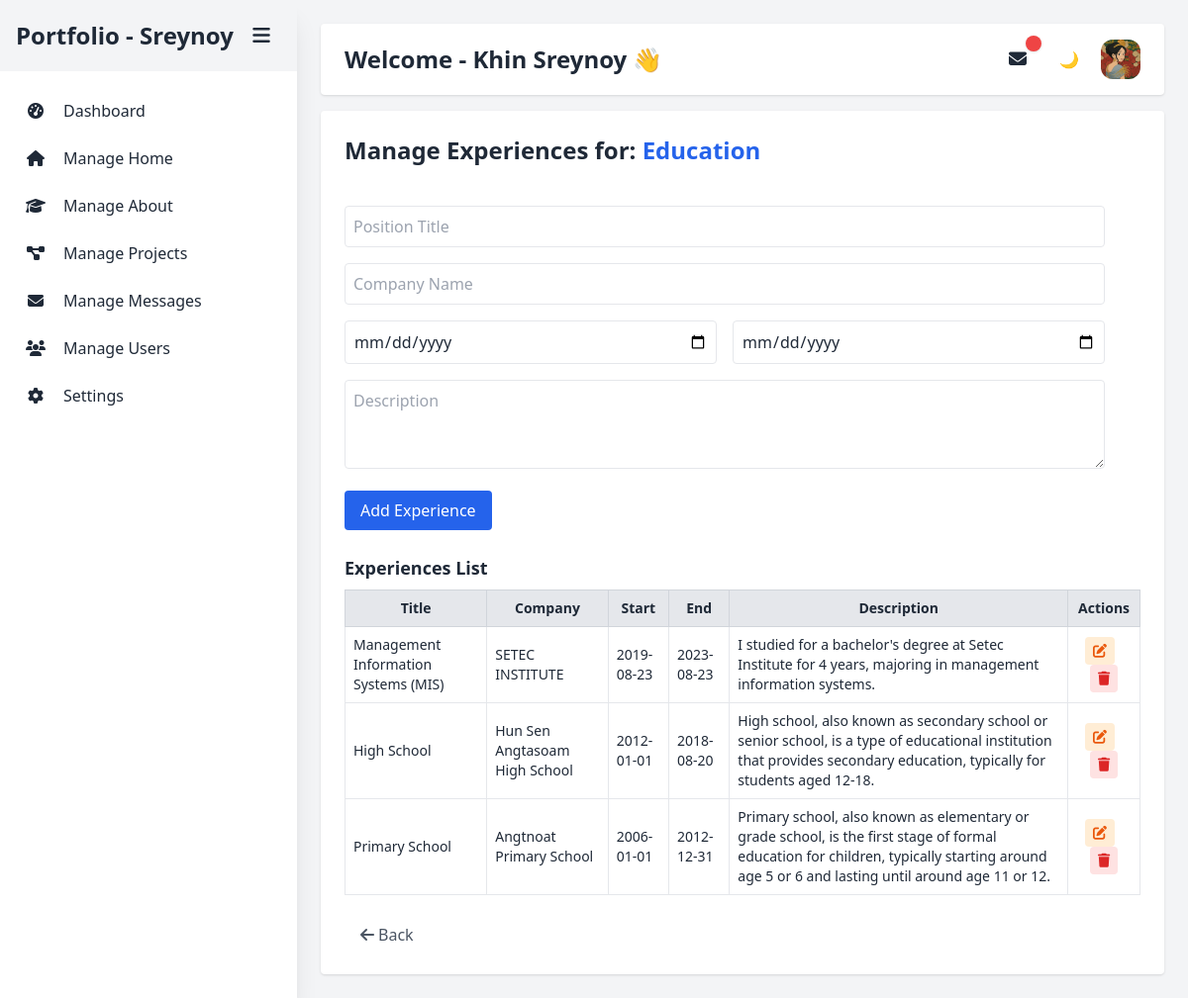
The page /experiences.php?about_id=3 (signed in) on the database its author committed.
### tables this page shows
CREATE TABLE IF NOT EXISTS `users` (
  `id` int NOT NULL AUTO_INCREMENT,
  `username` varchar(50) NOT NULL,
  `email` varchar(100) NOT NULL,
  `password` varchar(255) DEFAULT NULL,
  `full_name` varchar(100) DEFAULT NULL,
  `user_profile` varchar(255) DEFAULT NULL,
  `role` varchar(20) DEFAULT NULL,
  `created_at` timestamp NULL DEFAULT CURRENT_TIMESTAMP,
  `updated_at` timestamp NULL DEFAULT CURRENT_TIMESTAMP ON UPDATE CURRENT_TIMESTAMP,
  `is_default_admin` tinyint(1) DEFAULT '0',
  PRIMARY KEY (`id`),
  UNIQUE KEY `email` (`email`)
);

CREATE TABLE IF NOT EXISTS `about` (
  `id` int NOT NULL AUTO_INCREMENT,
  `title` varchar(100) DEFAULT NULL,
  `description` text,
  `lang` varchar(10) DEFAULT 'en',
  `created_at` timestamp NULL DEFAULT CURRENT_TIMESTAMP,
  `updated_at` timestamp NULL DEFAULT CURRENT_TIMESTAMP ON UPDATE CURRENT_TIMESTAMP,
  PRIMARY KEY (`id`)
);

CREATE TABLE IF NOT EXISTS `experiences` (
  `id` int NOT NULL AUTO_INCREMENT,
  `about_id` int NOT NULL,
  `title` varchar(100) DEFAULT NULL,
  `company` varchar(100) DEFAULT NULL,
  `start_date` date DEFAULT NULL,
  `end_date` date DEFAULT NULL,
  `description` text,
  `created_at` timestamp NULL DEFAULT CURRENT_TIMESTAMP,
  `updated_at` timestamp NULL DEFAULT CURRENT_TIMESTAMP ON UPDATE CURRENT_TIMESTAMP,
  `order` int DEFAULT '0',
  PRIMARY KEY (`id`),
  KEY `about_id` (`about_id`)
);

### experiences.php (the view, shortened to what this page needs)
<?php include 'includes/header.php'; ?>
<?php
    $about_id = isset($_GET['about_id']) ? intval($_GET['about_id']) : 0;
    $about = $conn->query("SELECT * FROM about WHERE id = $about_id")->fetch_assoc();
    $experiences = $conn->query("SELECT * FROM experiences WHERE about_id = $about_id ORDER BY start_date DESC");
    $editExp = null;
?>
<div class="flex min-h-screen">
    <?php include 'includes/sidebar.php'; ?>
    <main class="flex-1 p-6">
        <?php  include 'includes/topbar.php'; ?>
        <div class="max-w-full mx-auto bg-white dark:bg-gray-800 p-6 rounded shadow">
            <h2 class="text-2xl font-bold mb-4">
                Manage Experiences for:
                <span class="text-blue-600"><?= htmlspecialchars($about['title']) ?></span>
            </h2>
            <form method="POST" class="my-6 space-y-4 max-w-3xl">
                <input type="text" name="title" placeholder="Position Title" class="w-full dark:bg-gray-700 p-2 border dark:border-gray-800 rounded"
                    value="<?= htmlspecialchars($editExp['title'] ?? '') ?>">
                <input type="text" name="company" placeholder="Company Name" class="w-full dark:bg-gray-700 p-2 border dark:border-gray-800 rounded"
                    value="<?= htmlspecialchars($editExp['company'] ?? '') ?>">
                <div class="grid grid-cols-2 gap-4">
                    <input type="date" name="start_date" class="dark:bg-gray-700 p-2 border dark:border-gray-800 rounded w-full"
                        value="<?= htmlspecialchars($editExp['start_date'] ?? '') ?>">
                    <input type="date" name="end_date" class="dark:bg-gray-700 p-2 border dark:border-gray-800 rounded w-full"
                        value="<?= htmlspecialchars($editExp['end_date'] ?? '') ?>">
                </div>
                <textarea name="description" placeholder="Description" class="w-full dark:bg-gray-700 p-2 border dark:border-gray-800 rounded" rows="3"><?= htmlspecialchars($editExp['description'] ?? '') ?></textarea>
                <button type="submit" class="bg-blue-600 text-white px-4 py-2 rounded hover:bg-blue-700">
                    <?= $editExp ? 'Update Experience' : 'Add Experience' ?>
                </button>
            </form>
            <h3 class="text-lg font-semibold mb-2">Experiences List</h3>
            <table class="w-full border-collapse border text-sm">
                <thead class="bg-gray-200 dark:bg-gray-700">
                    <tr>
                        <th class="p-2 border border-gray-300 dark:border-gray-500">Title</th>
                        <th class="p-2 border border-gray-300 dark:border-gray-500">Company</th>
                        <th class="p-2 border border-gray-300 dark:border-gray-500">Start</th>
                        <th class="p-2 border border-gray-300 dark:border-gray-500">End</th>
                        <th class="p-2 border border-gray-300 dark:border-gray-500">Description</th>
                        <th class="p-2 border border-gray-300 dark:border-gray-500">Actions</th>
                    </tr>
                </thead>
                <tbody>
                <?php while ($exp = $experiences->fetch_assoc()): ?>
                    <tr class="border-b">
                        <td class="p-2 border dark:border-gray-500"><?= htmlspecialchars($exp['title']) ?></td>
                        <td class="p-2 border dark:border-gray-500"><?= htmlspecialchars($exp['company']) ?></td>
                        <td class="p-2 border dark:border-gray-500"><?= $exp['start_date'] ?></td>
                        <td class="p-2 border dark:border-gray-500">
                            <?= ($exp['end_date'] === '0000-00-00' || $exp['end_date'] === null) ? 'Present' : htmlspecialchars($exp['end_date']) ?>
                        </td>
                        <td class="p-2 border dark:border-gray-500"><?= htmlspecialchars($exp['description']) ?></td>
                        <td class="p-2 border dark:border-gray-500 text-center">
                            <a href="experiences.php?edit=<?= $exp['id'] ?>&about_id=<?= $about_id ?>" class="inline-block text-sm px-2 py-1 mr-2 rounded bg-orange-100 text-orange-600">
                                <i class="fa-solid fa-pen-to-square"></i>
                            </a>
                            <a href="?delete=<?= $exp['id'] ?>&about_id=<?= $about_id ?>" onclick="return confirm('Delete this experience?')" class="inline-block text-sm px-2 py-1 rounded bg-red-100 text-red-600">
                                <i class="fa-solid fa-trash"></i>
                            </a>
                        </td>
                    </tr>
                <?php endwhile; ?>
                </tbody>
            </table>
            <div class="mt-6">
                <?php
                    $link = 'about.php';
                    include "components/back-button.php";
                ?>
            </div>
        </div>
    </main>
</div>
<?php include 'includes/footer.php'; ?>

### includes/header.php (shortened to what this page needs)
<?php
    require_once 'includes/db.php';
    $siteTitle = 'Admin Dashboard';
    $userName = 'Admin';
    if (isset($_SESSION['admin_id'])) {
        $adminId = $_SESSION['admin_id'];
        $stmt = $conn->prepare("SELECT username, full_name, user_profile FROM users WHERE id = ?");
        $stmt->bind_param("i", $adminId);
        $stmt->execute();
        $stmt->bind_result($username, $full_name, $user_profile);
        $siteTitle = $full_name ?: $siteTitle;
        $userName = $username ?: $userName;
        if (!empty($user_profile)) {
            if (filter_var($user_profile, FILTER_VALIDATE_URL)) {
                $userProfile = $user_profile;
            } elseif (file_exists($user_profile)) {
                $userProfile = $user_profile;
            }
        }
    }
?>
<!DOCTYPE html>
<html lang="en" class="">
<head>
    <script src="https://cdn.tailwindcss.com"></script>
    <link rel="stylesheet" href="https://cdnjs.cloudflare.com/ajax/libs/font-awesome/6.7.2/css/all.min.css" />
</head>
<body class="bg-gray-100 dark:bg-gray-900 text-gray-800 dark:text-gray-100">

### includes/sidebar.php (shortened to what this page needs)
<?php
$currentPage = basename($_SERVER['PHP_SELF']);
?>
<aside id="sidebar" class="sticky top-0 h-screen bg-white dark:bg-gray-800 shadow-xl transition-all duration-300 ease-in-out overflow-hidden w-1/3 xl:w-1/6 lg:w-1/4">
    <nav>
        <div class="flex items-center justify-between bg-gray-100 dark:bg-gray-700 py-4 px-4">
            <h2 class="menu-title text-2xl font-bold capitalize">Portfolio - <?= htmlspecialchars($userName) ?></h2>
            <button id="toggleSidebar" class="flex items-center justify-center w-10 h-10 hover:bg-gray-300/50 p-2 text-xl rounded-lg" title="Toggle Menu">
                <i class="fas fa-bars"></i>
            </button>
        </div>
        <ul class="mt-4">
            <li>
                <a href="dashboard.php"
                   class="menu-item flex items-center gap-2 py-1 px-4 hover:bg-gray-200 dark:hover:bg-gray-700 block <?= $currentPage === 'dashboard.php' ? 'bg-gray-100 dark:bg-gray-700 font-semibold' : '' ?>">
                   <div class="flex items-center justify-center w-10 h-10"><i class="fas fa-tachometer-alt"></i> </div>
                    <span class="menu-text">Dashboard</span>
                </a>
            </li>
            <li>
                <a href="home.php"
                   class="menu-item flex items-center gap-2 py-1 px-4 hover:bg-gray-200 dark:hover:bg-gray-700 block <?= $currentPage === 'home.php' ? 'bg-gray-100 dark:bg-gray-700 font-semibold' : '' ?>">
                    <div class="flex items-center justify-center w-10 h-10"><i class="fas fa-home"></i> </div>
                    <span class="menu-text">Manage Home</span>
                </a>
            </li>
            <li>
                <a href="about.php"
                   class="menu-item flex items-center gap-2 py-1 px-4 hover:bg-gray-200 dark:hover:bg-gray-700 block <?= $currentPage === 'about.php' ? 'bg-gray-100 dark:bg-gray-700 font-semibold' : '' ?>">
                    <div class="flex items-center justify-center w-10 h-10"><i class="fas fa-graduation-cap"></i> </div>
                    <span class="menu-text">Manage About</span>
                </a>
            </li>
            <li>
                <a href="projects.php"
                   class="menu-item flex items-center gap-2 py-1 px-4 hover:bg-gray-200 dark:hover:bg-gray-700 block <?= $currentPage === 'projects.php' ? 'bg-gray-100 dark:bg-gray-700 font-semibold' : '' ?>">
                    <div class="flex items-center justify-center w-10 h-10"><i class="fas fa-project-diagram"></i> </div>
                    <span class="menu-text">Manage Projects</span>
                </a>
            </li>
            <li>
                <a href="messages.php"
                   class="menu-item flex items-center gap-2 py-1 px-4 hover:bg-gray-200 dark:hover:bg-gray-700 block <?= $currentPage === 'messages.php' ? 'bg-gray-100 dark:bg-gray-700 font-semibold' : '' ?>">
                    <div class="flex items-center justify-center w-10 h-10"><i class="fas fa-envelope"></i> </div>
                    <span class="menu-text">Manage Messages</span>
                </a>
            </li>
            <li>
                <a href="users.php"
                    class="menu-item flex items-center gap-2 py-1 px-4 hover:bg-gray-200 dark:hover:bg-gray-700 block <?= $currentPage === 'users.php' ? 'bg-gray-100 dark:bg-gray-700 font-semibold' : '' ?>">
                    <div class="flex items-center justify-center w-10 h-10"><i class="fas fa-users"></i> </div>
                    <span class="menu-text">Manage Users</span>
                </a>
            </li>
            <li>
                <a href="settings.php"
                    class="menu-item flex items-center gap-2 py-1 px-4 hover:bg-gray-200 dark:hover:bg-gray-700 block <?= $currentPage === 'settings.php' ? 'bg-gray-100 dark:bg-gray-700 font-semibold' : '' ?>">
                    <div class="flex items-center justify-center w-10 h-10"><i class="fa-solid fa-gear"></i> </div>
                    <span class="menu-text">Settings</span>
                </a>
            </li>
        </ul>
    </nav>
</aside>

### includes/topbar.php (shortened to what this page needs)
<header class="sticky top-0 flex justify-between items-center px-6 py-4 mb-4 rounded bg-white dark:bg-gray-800 shadow">
    <h1 class="text-2xl font-bold capitalize">Welcome - <?= htmlspecialchars($siteTitle) ?> 👋</h1>
    <div class="flex gap-3 items-center">
        <a href="messages.php" id="message-icon" class="relative flex items-center justify-center w-10 h-10 p-2 rounded-lg dark:border-gray-600 hover:bg-gray-200 dark:hover:bg-gray-700">
            <i class="fa-solid fa-envelope text-lg"></i>
            <span id="unread-badge" class="absolute -top-1 -right-1 w-4 h-4 flex items-center justify-center bg-red-500 text-white text-[10px] font-bold animate-bounce p-1.5 rounded-full leading-none shadow"></span>
        </a>
        <button id="dark-mode-toggle" aria-label="Toggle Dark Mode"
            class="w-10 h-10 p-2 rounded-lg dark:border-gray-600 hover:bg-gray-200 dark:hover:bg-gray-700">
        </button>
        <div class="relative group">
            <button class="w-10 h-10 rounded-xl overflow-hidden flex items-center justify-center">
                <?php if ($userProfile): ?>
                    <img src="<?= htmlspecialchars($userProfile) ?>" alt="Profile" class="w-full h-full object-cover">
                <?php else: ?>
                    <span class="text-sm">N/A</span>
                <?php endif; ?>
            </button>
        </div>
    </div>
</header>

### components/back-button.php
<?php
    $link = $link ?? 'dashboard.php';
    $label = $label ?? 'Back';
?>
<a href="<?= htmlspecialchars($link) ?>" class="px-4 py-1 hover:bg-gray-300/50 text-base text-gray-600 dark:text-gray-300 rounded inline-flex items-center transition">
    <i class="fas fa-arrow-left mr-1"></i>
    <span><?= htmlspecialchars($label); ?></span>
</a>

### includes/footer.php (shortened to what this page needs)
</body>
</html>

### rows shown on the page
users: username "Sreynoy", full_name "Khin Sreynoy", user_profile (picture)
about: title "Education"
experiences: title "Management Information Systems (MIS)", company "SETEC INSTITUTE", start_date "2019-08-23", end_date "2023-08-23", description "I studied for a bachelor's degree at Setec Institute for 4 years, majoring in management information systems."
experiences: title "High School", company "Hun Sen Angtasoam High School", start_date "2012-01-01", end_date "2018-08-20", description "High school, also known as secondary school or senior school, is a type of educational institution that provides secondary education, typically for students aged 12-18."
experiences: title "Primary School", company "Angtnoat Primary School", start_date "2006-01-01", end_date "2012-12-31", description "Primary school, also known as elementary or grade school, is the first stage of formal education for children, typically starting around age 5 or 6 and lasting until around age 11 or 12."

### other values the page prints
$label "Back"
